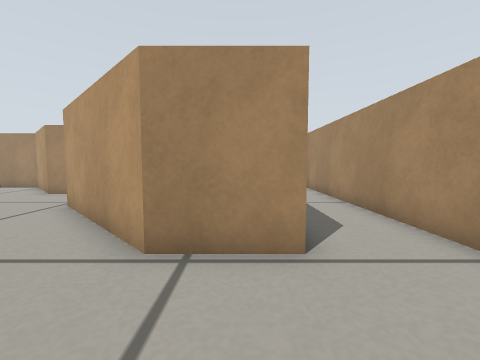
[1] (above)

16 first-person views from a walk through a world built for the Gazebo simulator. The camera is 0.27 m above the floor, tilts 4° down and sees 90° across. The floor is counted in squares, 0.2 m on a side. Each view is taken from the middle of a square. On the plan, view 1 faces up. The plan holds only what a view shows up to about 12 squares ahead; the rest is blank.

[2]
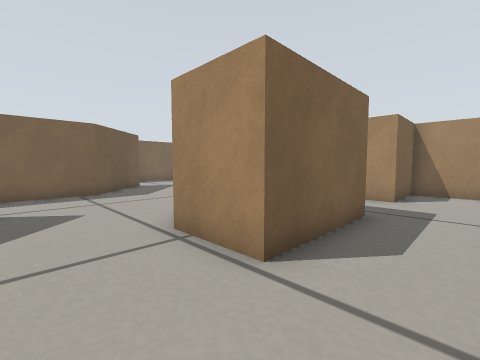

[3]
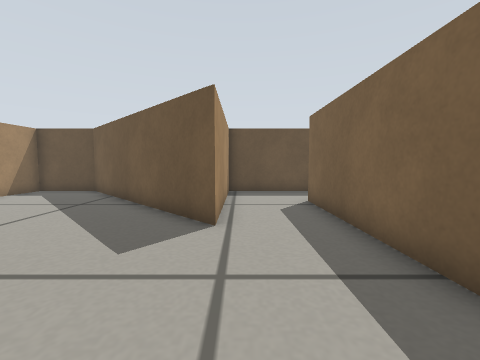

[4]
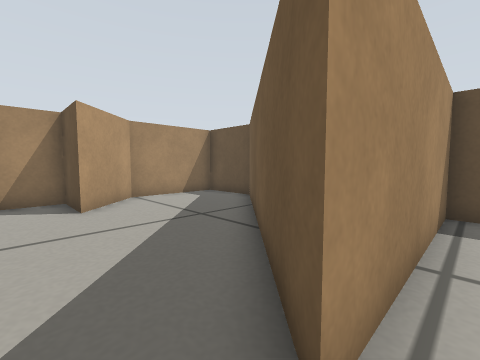

[5]
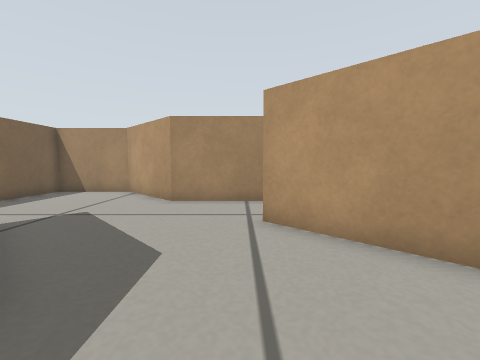

[6]
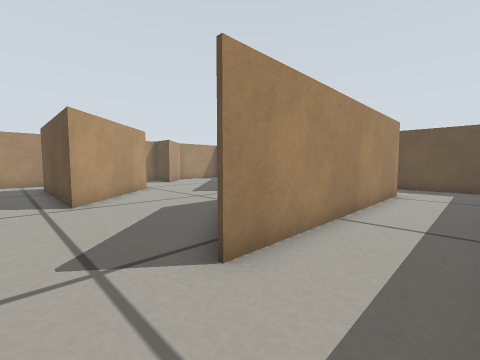

[7]
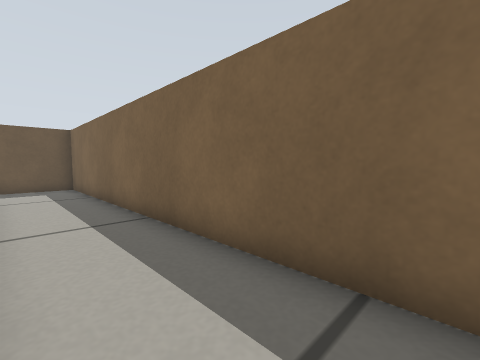

[8]
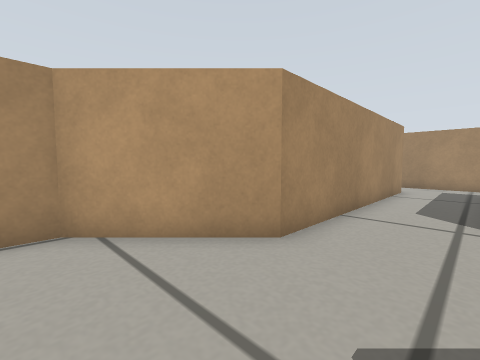

[9]
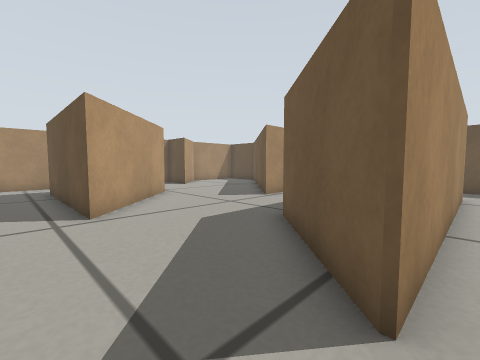

[10]
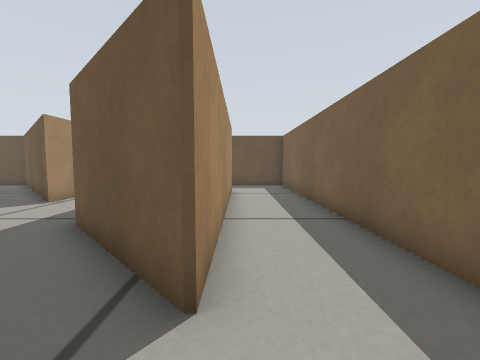

[11]
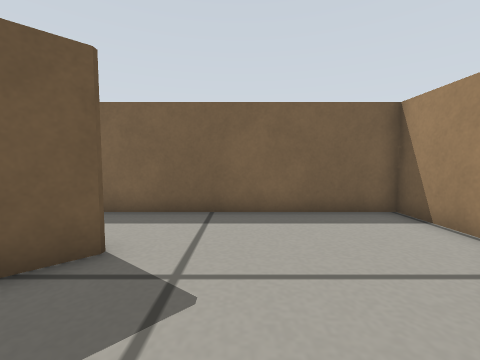

[12]
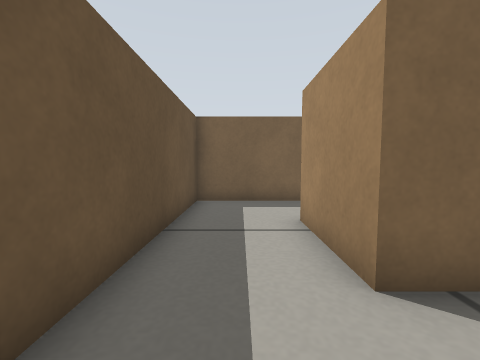

[13]
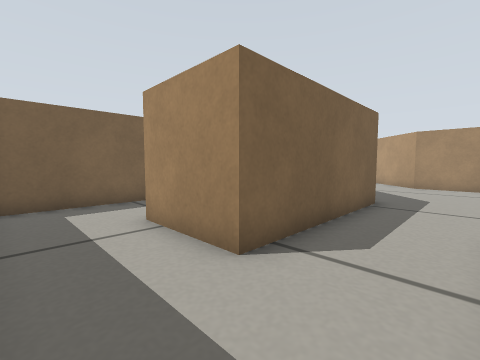

[14]
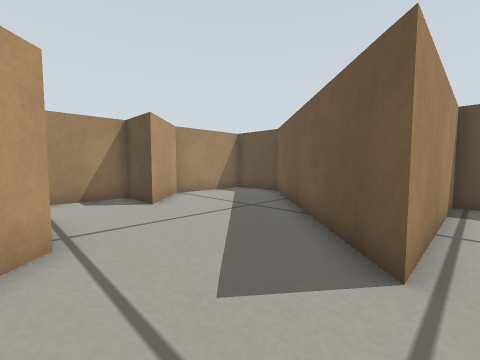

[15]
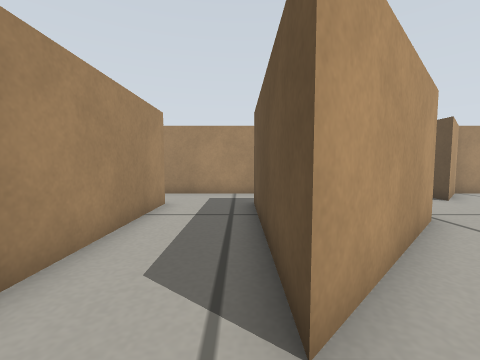

[16]
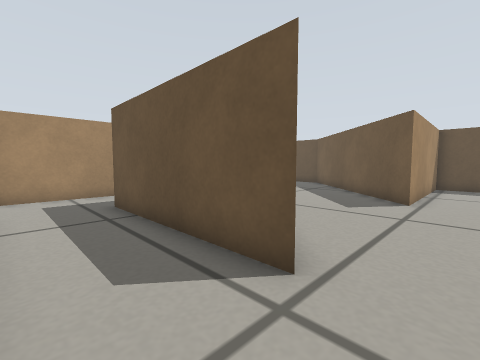

### Floor plan
Points are (right, up) in squares from view 1. A wall is a line through its corners. A room is listed if a view was taken in it or the views show most of it. See-through windows are left out.
Room 1 (views 1, 2, 3, 4, 5, 6, 7, 8, 9, 10, 11, 12, 13, 14, 15, 16)
walls: (-8.4, 3.9) (-8.4, -2.6) (-11.6, -2.6) (-11.6, 7) (-8.4, 3.9); (-5.5, 7.5) (1, 7.5) (1, 3.5) (-1.4, 3.5) (-5.5, 7.5); (3.1, 13.3) (1, 13.3) (1, 10.5) (-8.4, 10.5) (-11.3, 13.3) (-14.6, 13.3) (-14.6, -5.6) (-5.5, -5.6) (-5.5, 0.9) (1, -5.6) (3.7, -5.6) (3.7, -1.6) (1.6, 0.5) (3.7, 0.5) (3.7, 12.1)

Positions as (right, up) in squares from view 1, and headings:
1: (0, 0), facing up
2: (3, 1), facing up-left
3: (-6, 6), facing down
4: (-6, 2), facing down-right
5: (-6, 2), facing up
6: (-14, 9), facing down-right
7: (-12, 9), facing down-left
8: (-12, 8), facing up-right
9: (-12, 9), facing down-right
10: (-12, 9), facing down
11: (-8, 9), facing left
12: (-6, -4), facing left
13: (-6, -5), facing up-left
14: (-6, 4), facing down-right
15: (-7, 8), facing right
16: (-7, 10), facing down-right
